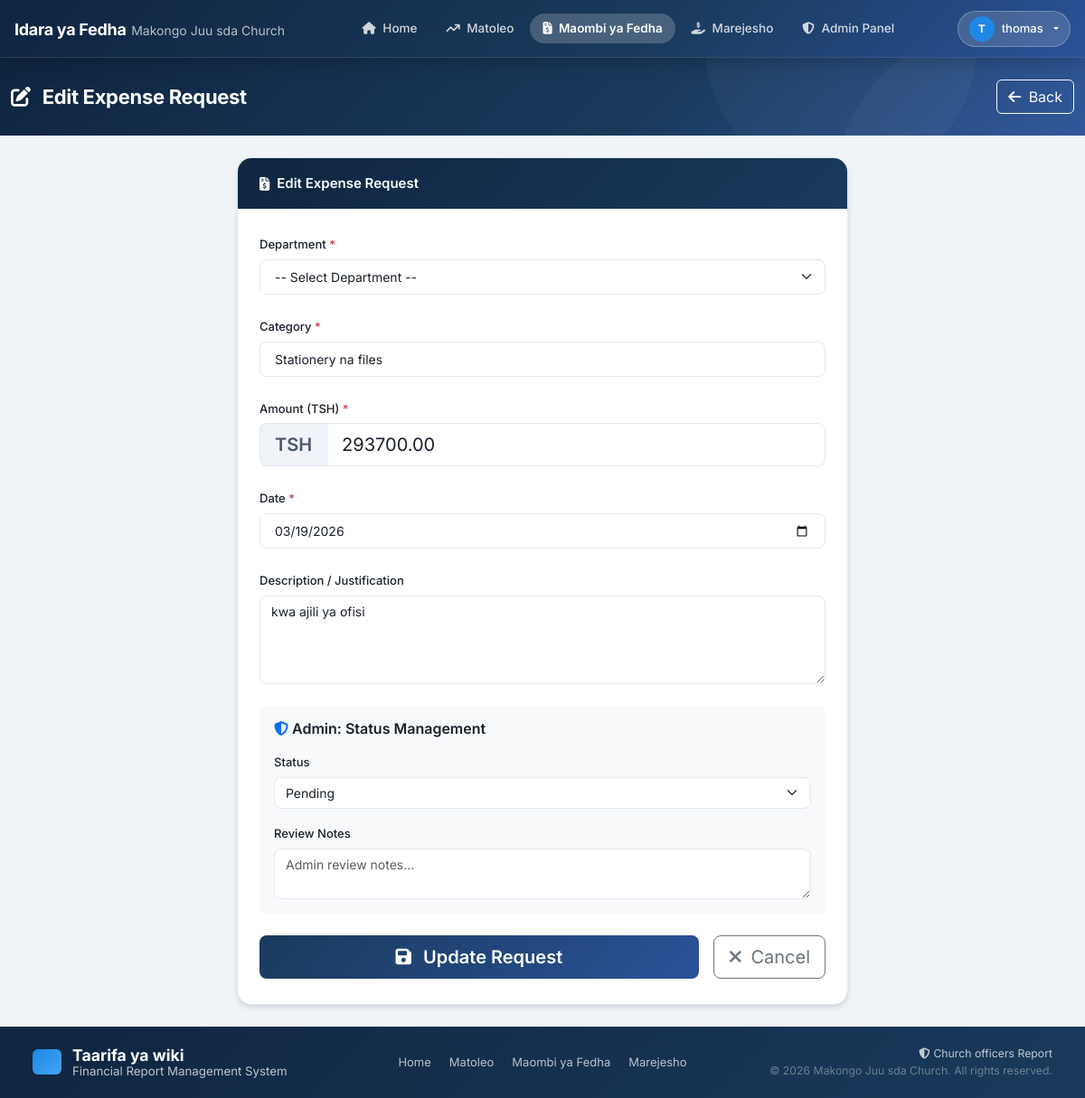
The app's page /expenses/6/edit/ (signed in), older data.
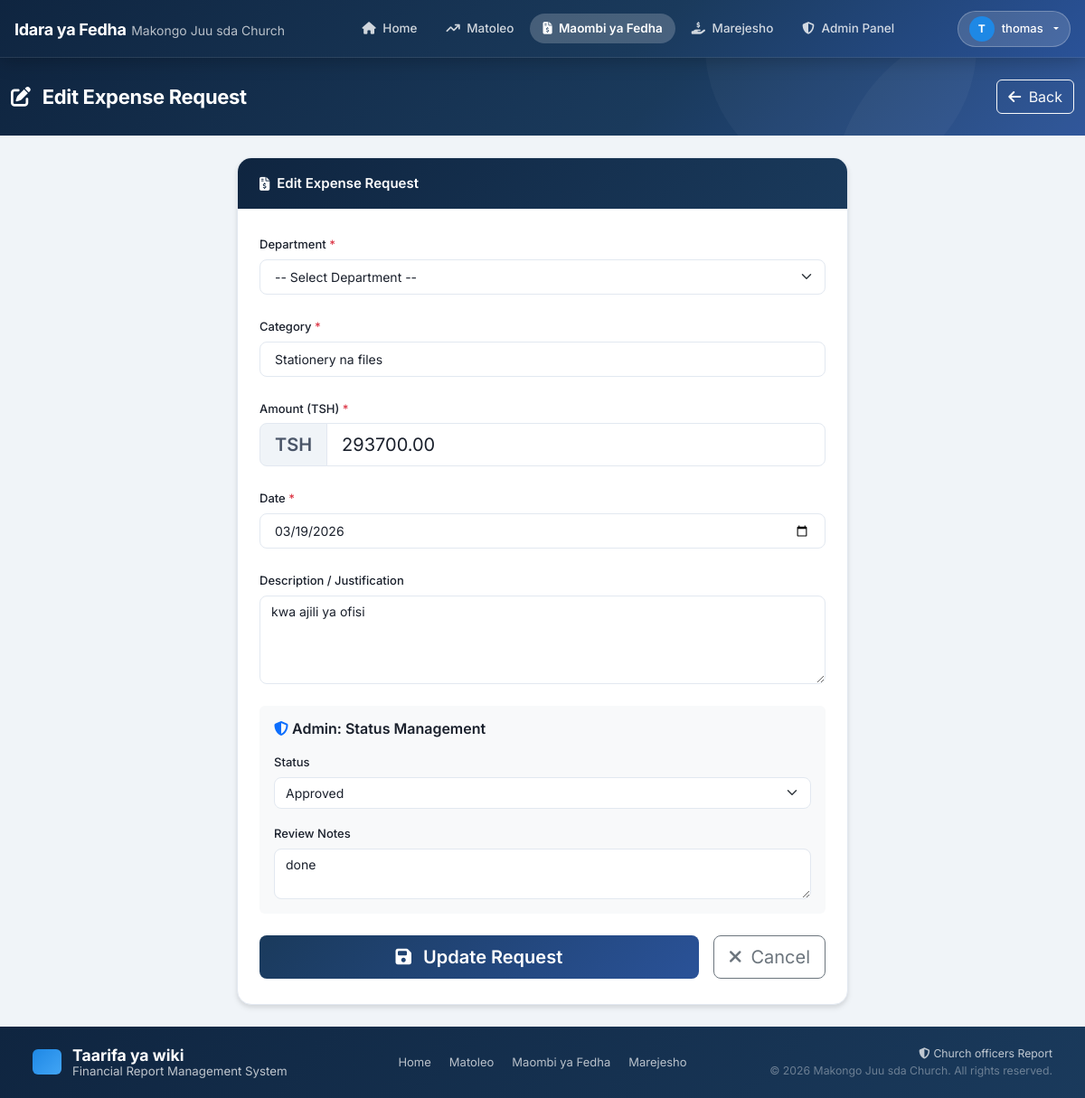
The same page, newer data.
### dashboard/models.py (models this page shows, shortened)
class ExpenseRequest(models.Model):
    department = models.CharField(max_length=50, choices=DEPARTMENT_CHOICES)
    category = models.CharField(max_length=200)
    amount = models.DecimalField(max_digits=20, decimal_places=2)
    description = models.TextField(blank=True)
    status = models.CharField(max_length=20, choices=STATUS_CHOICES_EXPENSE, default='pending')
    requested_by = models.ForeignKey(User, on_delete=models.SET_NULL, null=True, blank=True, related_name='expense_requests')
    reviewed_by = models.ForeignKey(User, on_delete=models.SET_NULL, null=True, blank=True, related_name='reviewed_expenses')
    date = models.DateField(default=timezone.now)
    created_at = models.DateTimeField(auto_now_add=True)
    updated_at = models.DateTimeField(auto_now=True)
    review_notes = models.TextField(blank=True)
    class Meta:
        ordering = ['-date', '-created_at']

### dashboard/views.py (the view)
# urls.py: path('expenses/<int:pk>/edit/', views.expense_edit, name='expense_edit'),
def expense_edit(request, pk):
    if not is_user_or_admin(request.user):
        messages.error(request, 'Please login to edit expense request.')
        return redirect('login')
    expense = get_object_or_404(ExpenseRequest, pk=pk)
    next_url = request.GET.get('next') or request.POST.get('next')
    if request.method == 'POST':
        form = ExpenseRequestForm(request.POST, instance=expense)
        if form.is_valid():
            form.save()
            messages.success(request, 'Expense request updated!')
            return redirect(next_url or 'expenses')
    else:
        form = ExpenseRequestForm(instance=expense)
    return render(request, 'dashboard/expense_form.html', {
        'form': form, 'action': 'Edit', 'expense': expense,
        'active_tab': 'expenses', 'is_admin_user': is_admin(request.user),
        'next_url': next_url,
    })

### dashboard/forms.py
class ExpenseRequestForm(forms.ModelForm):
    class Meta:
        model = ExpenseRequest
        fields = ['department', 'category', 'amount', 'date', 'description']
        widgets = {
            'department': forms.Select(attrs={'class': 'form-select'}),
            'category': forms.TextInput(attrs={'class': 'form-control', 'placeholder': 'Expense category'}),
            'amount': forms.NumberInput(attrs={'class': 'form-control', 'placeholder': '0.00', 'step': '0.01'}),
            'date': forms.DateInput(attrs={'class': 'form-control', 'type': 'date'}),
            'description': forms.Textarea(attrs={'class': 'form-control', 'rows': 3, 'placeholder': 'Description'}),
        }
    def __init__(self, *args, **kwargs):
        super().__init__(*args, **kwargs)
        self.fields['department'].choices = [('', '-- Select Department --')] + list(DEPARTMENT_CHOICES)

### dashboard/models.py (called while the page is built)
    def is_admin(self):
        return self.role == 'admin'

### dashboard/views.py (called while the page is built)
def is_admin(user):
    if not user.is_authenticated:
        return False
    try:
        return user.profile.is_admin() or user.is_superuser
    except Exception:
        return user.is_superuser

def is_user_or_admin(user):
    return user.is_authenticated

### templates/dashboard/expense_form.html (shortened to what the changed rows need)
{% extends 'base.html' %}
{% load static %}
{% block content %}
<div class="page-wrapper">
    <div class="page-header">
        <div class="container-fluid">
            <div class="row align-items-center">
                <div class="col">
                    <h1 class="page-title">
                        <i class="fas fa-{% if action == 'Add' %}plus-circle{% else %}edit{% endif %} me-2"></i>
                        {{ action }} Expense Request
                    </h1>
                </div>
            </div>
        </div>
    </div>
    <div class="container-fluid py-4">
        <div class="row justify-content-center">
            <div class="col-lg-7">
                <div class="form-card">
                    <div class="form-card-body">
                        <form method="post">
                            <div class="mb-4">
                                <label class="form-label fw-500">Category <span class="text-danger">*</span></label>
                                <input type="text" name="category" class="form-control form-control-lg"
                                       placeholder="e.g., Usafiri, Chakula kila sabato, Huduma za Afya"
                                       value="{{ form.category.value|default:'' }}" required>
                            </div>
                            <div class="mb-4">
                                <div class="input-group input-group-lg">
                                    <span class="input-group-text fw-600">TSH</span>
                                    <input type="number" name="amount" class="form-control"
                                           placeholder="0.00" step="0.01" min="0"
                                           value="{{ form.amount.value|default:'' }}" required>
                                </div>
                            </div>
                            <div class="mb-4">
                                <label class="form-label fw-500">Date <span class="text-danger">*</span></label>
                                <input type="date" name="date" class="form-control form-control-lg"
                                       value="{{ form.date.value|date:'Y-m-d'|default:'' }}" required>
                            </div>
                            <div class="mb-4">
                                <label class="form-label fw-500">Description / Justification</label>
                                <textarea name="description" class="form-control" rows="4"
                                          placeholder="Provide detailed justification for this expense request...">{{ form.description.value|default:'' }}</textarea>
                            </div>
                            {% if is_admin_user %}
                            <div class="mb-4 p-3 bg-light rounded">
                                <h6 class="fw-600 mb-3"><i class="fas fa-shield-halved me-1 text-primary"></i>Admin: Status Management</h6>
                                <div class="mb-3">
                                    <label class="form-label fw-500">Status</label>
                                    <select name="status" class="form-select">
                                        <option value="pending" {% if expense.status == 'pending' %}selected{% endif %}>Pending</option>
                                        <option value="approved" {% if expense.status == 'approved' %}selected{% endif %}>Approved</option>
                                    </select>
                                </div>
                                <div>
                                    <label class="form-label fw-500">Review Notes</label>
                                    <textarea name="review_notes" class="form-control" rows="2"
                                              placeholder="Admin review notes...">{{ expense.review_notes|default:'' }}</textarea>
                                </div>
                            </div>
                            {% endif %}
                        </form>
                    </div>
                </div>
            </div>
        </div>
    </div>
</div>
{% endblock %}

Row changes from the older to the newer data that the page shows:
changed ExpenseRequest "Stationery na files": status "Pending" → "Approved"; review_notes (not shown) → "done"
